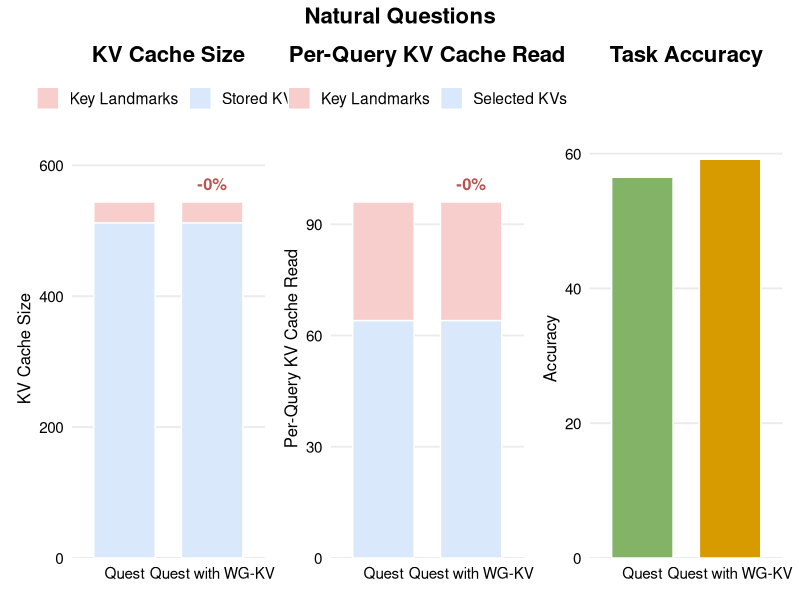
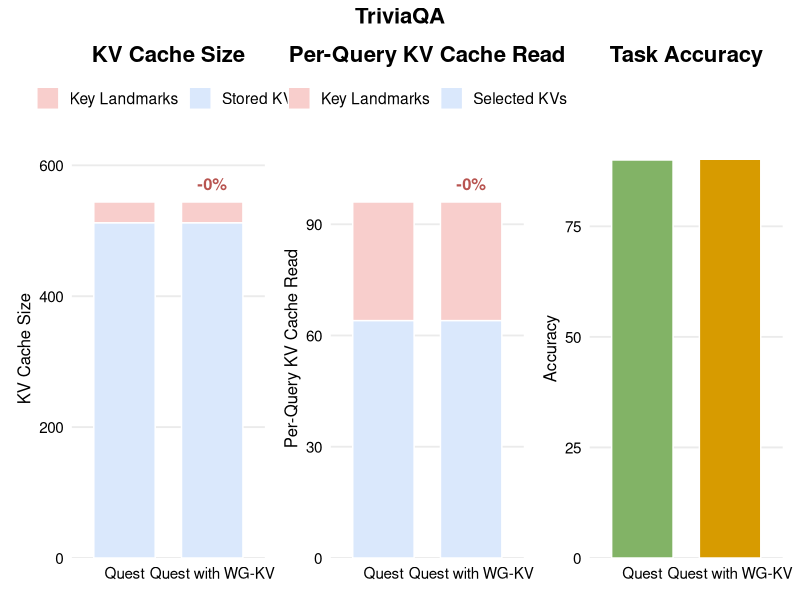
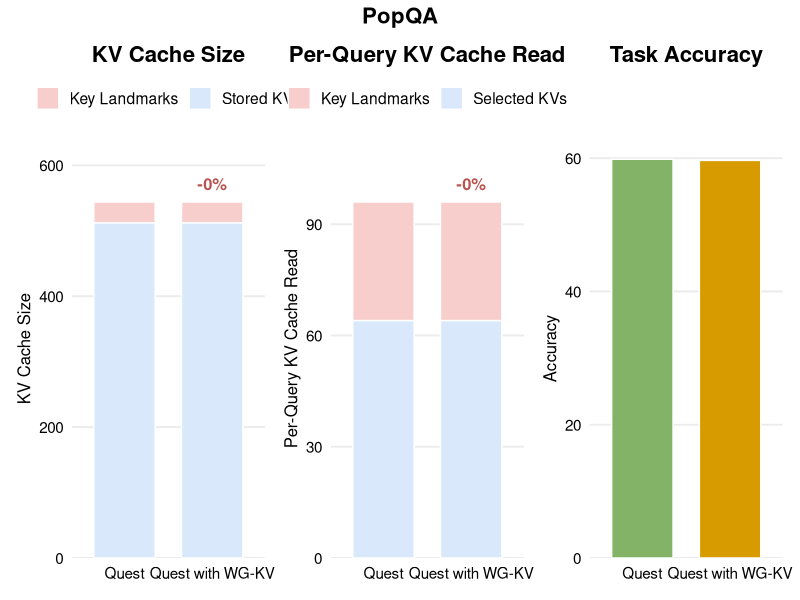
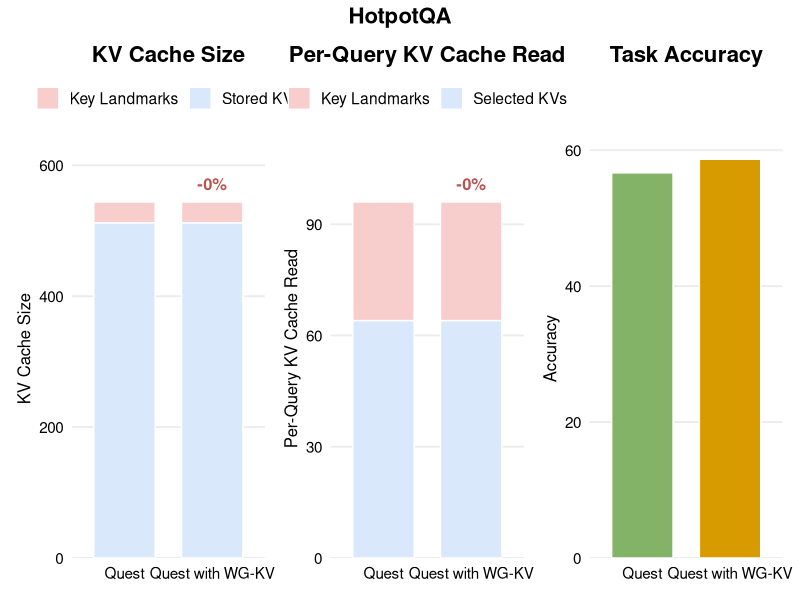
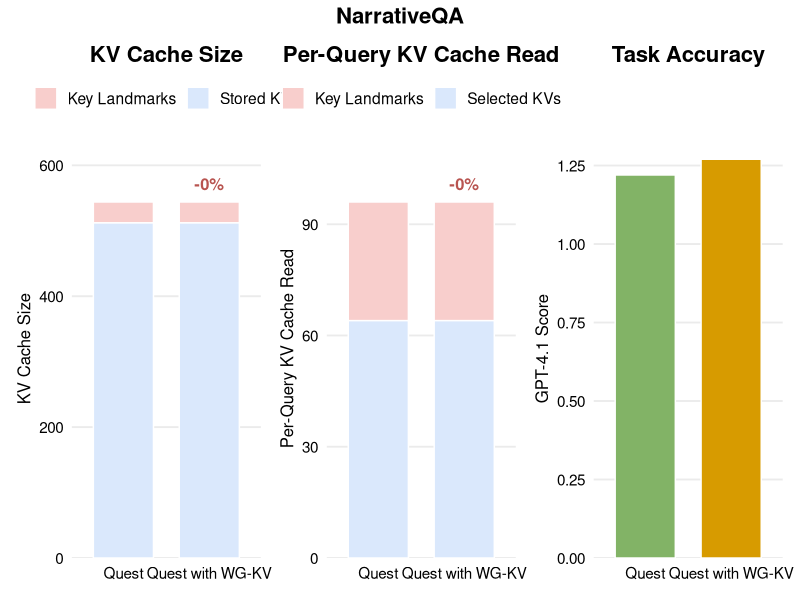
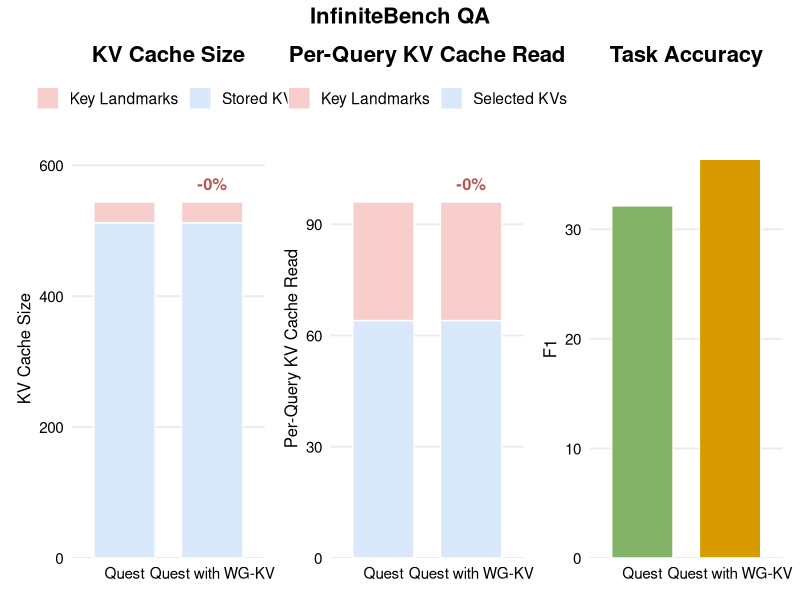
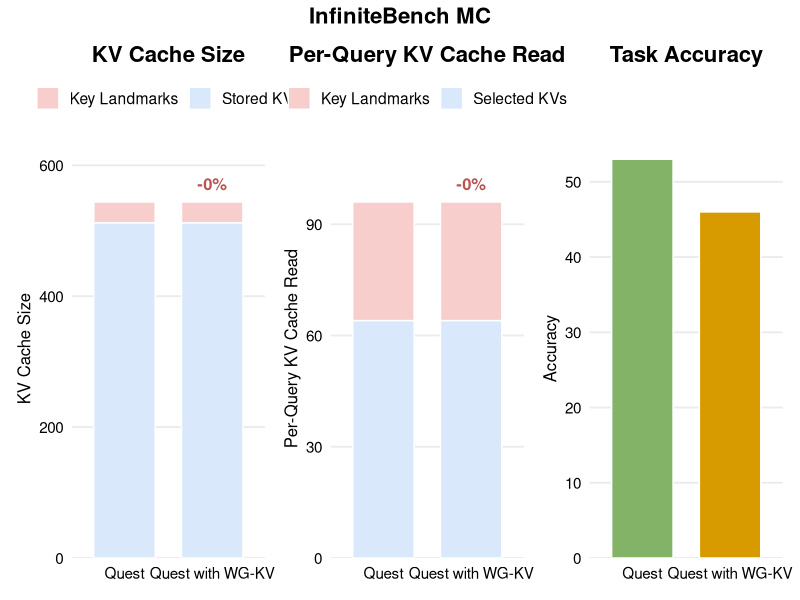
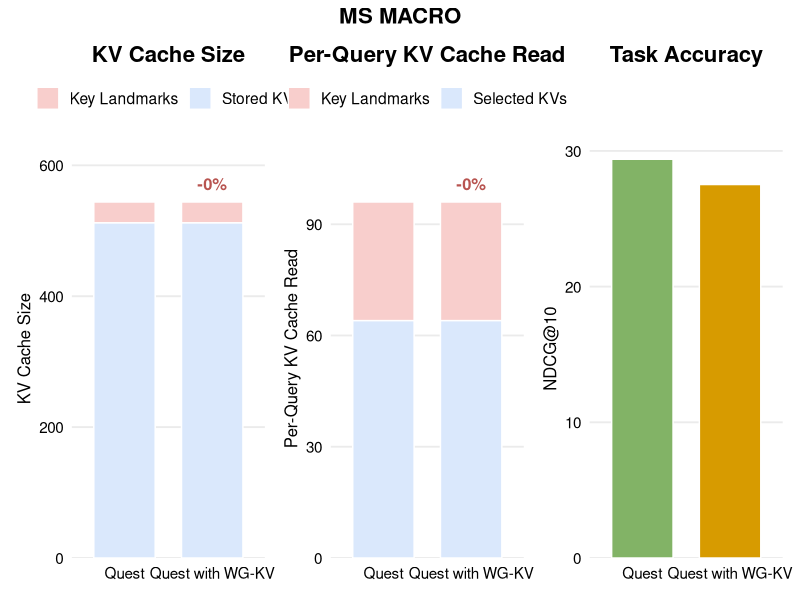

Source code (R) for these figures, in order:
library(tidyverse)
library(patchwork)

method_priority <- c("Quest Only", "WG-KV + Quest")
method_labels <- c(
  "Quest Only" = "Quest",
  "WG-KV + Quest" = "Quest with WG-KV"
)

data <- read_csv("data/integration.csv", show_col_types = FALSE) %>%
  mutate(method = factor(method, levels = method_priority))

num_kv_heads <- 8
num_hidden_layers <- 32
bytes_per_token <- 256
page_size <- 8
target_kv_attended <- 1024

multiplier <- (num_kv_heads * num_hidden_layers * bytes_per_token) / 1024 / 1024

summary_data <- data %>%
  group_by(panel_title, method) %>%
  mutate(max_kv = max(kv_attended, na.rm = TRUE)) %>%
  ungroup() %>%
  filter(kv_attended == target_kv_attended) %>%
  mutate(
    key_size = max_kv * multiplier,
    key_landmarks = key_size / page_size,
    stored_kvs = key_size * 2,
    selected_kvs = kv_attended * multiplier,
    method_label = recode(as.character(method), !!!method_labels)
  ) %>%
  select(panel_title, y_label, method, method_label, score, key_landmarks, stored_kvs, selected_kvs)

expected_rows <- data %>%
  distinct(panel_title, method) %>%
  nrow()

if (nrow(summary_data) != expected_rows) {
  stop(glue::glue("Expected {expected_rows} rows at kv_attended == {target_kv_attended}, found {nrow(summary_data)}."))
}

build_component_plot <- function(panel_data, components, colors, y_title, plot_title) {
  plot_data <- panel_data %>%
    select(method_label, all_of(components)) %>%
    pivot_longer(
      cols = all_of(components),
      names_to = "component",
      values_to = "cache_size"
    ) %>%
    mutate(
      method_label = factor(method_label, levels = unname(method_labels)),
      component = recode(
        component,
        "key_landmarks" = "Key Landmarks",
        "stored_kvs" = "Stored KVs",
        "selected_kvs" = "Selected KVs"
      ),
      component = factor(component, levels = c("Key Landmarks", setdiff(names(colors), "Key Landmarks")))
    )

  total_data <- plot_data %>%
    group_by(method_label) %>%
    summarise(total_cache_size = sum(cache_size), .groups = "drop")

  quest_total <- total_data %>%
    filter(method_label == "Quest") %>%
    pull(total_cache_size) %>%
    first()

  annotation_data <- total_data %>%
    filter(method_label == "Quest with WG-KV") %>%
    mutate(
      label = paste0("-", round((1 - total_cache_size / quest_total) * 100), "%"),
      y = total_cache_size + max(total_data$total_cache_size) * 0.05
    )

  ggplot(
    plot_data,
    aes(x = method_label, y = cache_size, fill = component)
  ) +
    geom_col(
      width = 0.7,
      colour = "white",
      linewidth = 0.5
    ) +
    scale_fill_manual(
      values = colors,
      breaks = names(colors)
    ) +
    scale_y_continuous(
      labels = scales::label_number(big.mark = ",", accuracy = 1),
      expand = expansion(mult = c(0, 0.12))
    ) +
    geom_text(
      data = annotation_data,
      aes(x = method_label, y = y, label = label),
      inherit.aes = FALSE,
      colour = "#B85450",
      fontface = "bold",
      size = 4.2
    ) +
    labs(
      x = NULL,
      y = y_title,
      fill = NULL,
      title = plot_title
    ) +
    theme_minimal(base_size = 14) +
    theme(
      plot.title = element_text(size = 14, face = "bold", hjust = 0.5),
      legend.position = "top",
      axis.text.x = element_text(size = 11, colour = "black"),
      axis.text.y = element_text(size = 11, colour = "black"),
      axis.title.y = element_text(size = 12),
      panel.grid.major.x = element_blank(),
      panel.grid.minor = element_blank()
    )
}

build_score_plot <- function(panel_data) {
  plot_data <- panel_data %>%
    mutate(method_label = factor(method_label, levels = unname(method_labels)))

  y_title <- plot_data %>%
    distinct(y_label) %>%
    pull(y_label) %>%
    first()

  ggplot(
    plot_data,
    aes(x = method_label, y = score, fill = method_label)
  ) +
    geom_col(
      width = 0.7,
      colour = "white",
      linewidth = 0.5
    ) +
    scale_fill_manual(
      values = c(
        "Quest" = "#82B366",
        "Quest with WG-KV" = "#D79B00"
      ),
      guide = "none"
    ) +
    scale_y_continuous(
      expand = expansion(mult = c(0, 0.05))
    ) +
    labs(
      x = NULL,
      y = y_title,
      title = "Task Accuracy"
    ) +
    theme_minimal(base_size = 14) +
    theme(
      plot.title = element_text(size = 14, face = "bold", hjust = 0.5),
      axis.text.x = element_text(size = 11, colour = "black"),
      axis.text.y = element_text(size = 11, colour = "black"),
      axis.title.y = element_text(size = 12),
      panel.grid.major.x = element_blank(),
      panel.grid.minor = element_blank()
    )
}

save_combined_figures <- function(summary_data, output_dir) {
  dir.create(output_dir, showWarnings = FALSE)

  panel_titles <- summary_data %>%
    distinct(panel_title) %>%
    pull(panel_title)

  walk(panel_titles, \(panel_label) {
    panel_data <- summary_data %>%
      filter(panel_title == panel_label)

    cache_plot <- build_component_plot(
      panel_data = panel_data,
      components = c("key_landmarks", "stored_kvs"),
      colors = c(
        "Key Landmarks" = "#F8CECC",
        "Stored KVs" = "#DAE8FC"
      ),
      y_title = "KV Cache Size",
      plot_title = "KV Cache Size"
    )

    read_plot <- build_component_plot(
      panel_data = panel_data,
      components = c("key_landmarks", "selected_kvs"),
      colors = c(
        "Key Landmarks" = "#F8CECC",
        "Selected KVs" = "#DAE8FC"
      ),
      y_title = "Per-Query KV Cache Read",
      plot_title = "Per-Query KV Cache Read"
    )

    score_plot <- build_score_plot(panel_data)

    combined_plot <- (cache_plot | read_plot | score_plot) +
      plot_annotation(title = panel_label) &
      theme(
        plot.title = element_text(size = 16, face = "bold", hjust = 0.5)
      )

    file_stem <- panel_label %>%
      str_to_lower() %>%
      str_replace_all("[^a-z0-9]+", "_") %>%
      str_replace_all("^_+|_+$", "")

    ggsave(
      filename = file.path(output_dir, paste0(file_stem, ".pdf")),
      plot = combined_plot,
      width = 12.6,
      height = 4.8,
      units = "in"
    )
  })
}

save_combined_figures(
  summary_data = summary_data,
  output_dir = "integration_new_combined_figures"
)
